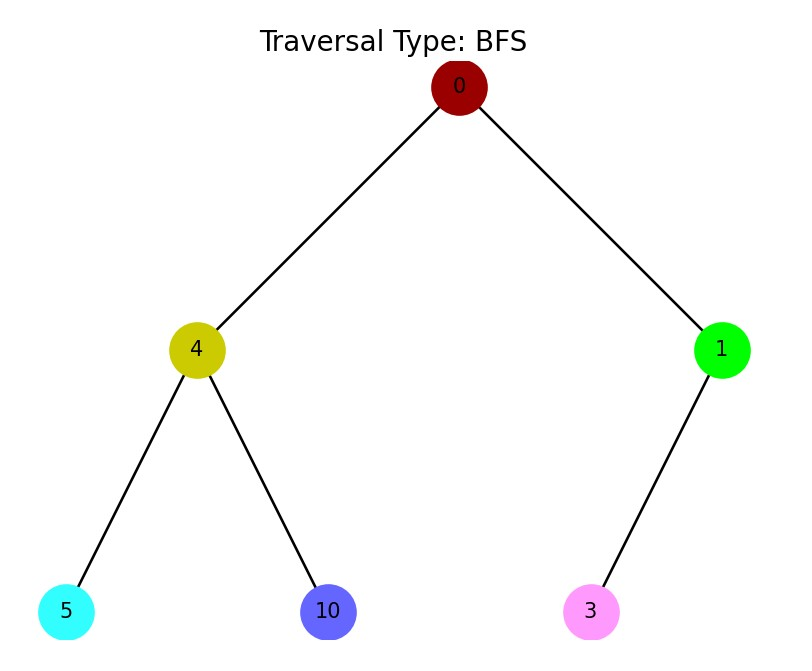

Reproduce this figure in Python.
import matplotlib.pyplot as plt
import colorsys

class Node:
    def __init__(self, key, color="skyblue"):
        self.left = None
        self.right = None
        self.val = key
        self.color = color  # Додатковий аргумент для зберігання кольору вузла
        self.pos = (0, 0)  # Позиція вузла на графіку

def array_to_tree(array, i=0, x=0, y=0, dx=1):
    if i >= len(array) or array[i] is None:
        return None

    node = Node(array[i])
    node.pos = (x, y)

    left_index = 2 * i + 1
    right_index = 2 * i + 2

    node.left = array_to_tree(array, left_index, x - dx, y - 1, dx / 2)
    node.right = array_to_tree(array, right_index, x + dx, y - 1, dx / 2)

    return node

def plot_tree(node, ax):
    if node is not None:
        x, y = node.pos
        ax.scatter(x, y, color=node.color, s=1000, zorder=2)
        ax.text(x, y, node.val, ha='center', va='center', fontsize=12, zorder=3)
        
        if node.left:
            lx, ly = node.left.pos
            ax.plot([x, lx], [y, ly], color='black', zorder=1)
            plot_tree(node.left, ax)
        
        if node.right:
            rx, ry = node.right.pos
            ax.plot([x, rx], [y, ry], color='black', zorder=1)
            plot_tree(node.right, ax)

def draw_tree(tree_root, traversal_type):
    plt.close('all')  # Закриваємо всі попередні вікна
    fig, ax = plt.subplots(figsize=(10, 6))
    ax.set_aspect('equal')
    ax.axis('off')
    
    ax.set_title(f'Traversal Type: {traversal_type}', fontsize=16)

    plot_tree(tree_root, ax)
    plt.draw()  # Малюємо оновлений графік
    plt.pause(1)  # Додаємо паузу, щоб бачити зміни

def get_color(index, total):
    hue = index / total
    lightness = 0.3 + 0.6 * (index / total)  # Від темного до світлого
    rgb = colorsys.hls_to_rgb(hue, lightness, 1.0)
    hex_color = '#{:02x}{:02x}{:02x}'.format(int(rgb[0] * 255), int(rgb[1] * 255), int(rgb[2] * 255))
    return hex_color

def bfs(tree_root):
    plt.ion()  # Включаємо інтерактивний режим
    queue = [tree_root]
    order = 0
    nodes_count = count_nodes(tree_root)
    
    while queue:
        current = queue.pop(0)
        current.color = get_color(order, nodes_count)
        order += 1
        
        draw_tree(tree_root, 'BFS')
        
        if current.left:
            queue.append(current.left)
        if current.right:
            queue.append(current.right)

    plt.ioff()  # Вимикаємо інтерактивний режим
    plt.show()  # Відображаємо остаточний графік

def dfs(tree_root):
    plt.ion()  # Включаємо інтерактивний режим
    stack = [tree_root]
    order = 0
    nodes_count = count_nodes(tree_root)
    
    while stack:
        current = stack.pop()
        current.color = get_color(order, nodes_count)
        order += 1
        
        draw_tree(tree_root, 'DFS')
        
        if current.right:
            stack.append(current.right)
        if current.left:
            stack.append(current.left)

    plt.ioff()  # Вимикаємо інтерактивний режим
    plt.show()  # Відображаємо остаточний графік

def count_nodes(node):
    if node is None:
        return 0
    return 1 + count_nodes(node.left) + count_nodes(node.right)

if __name__ == "__main__":
    # Приклад масиву, що представляє бінарну купу
    heap_array = [0, 4, 1, 5, 10, 3]

    # Перетворення масиву в дерево
    heap_tree_root = array_to_tree(heap_array)

    print("BFS (обхід в ширину):")
    bfs(heap_tree_root)

    # Перетворення масиву в дерево знову для DFS, щоб почати з чистого дерева
    heap_tree_root = array_to_tree(heap_array)

    print("DFS (обхід в глибину):")
    dfs(heap_tree_root)
